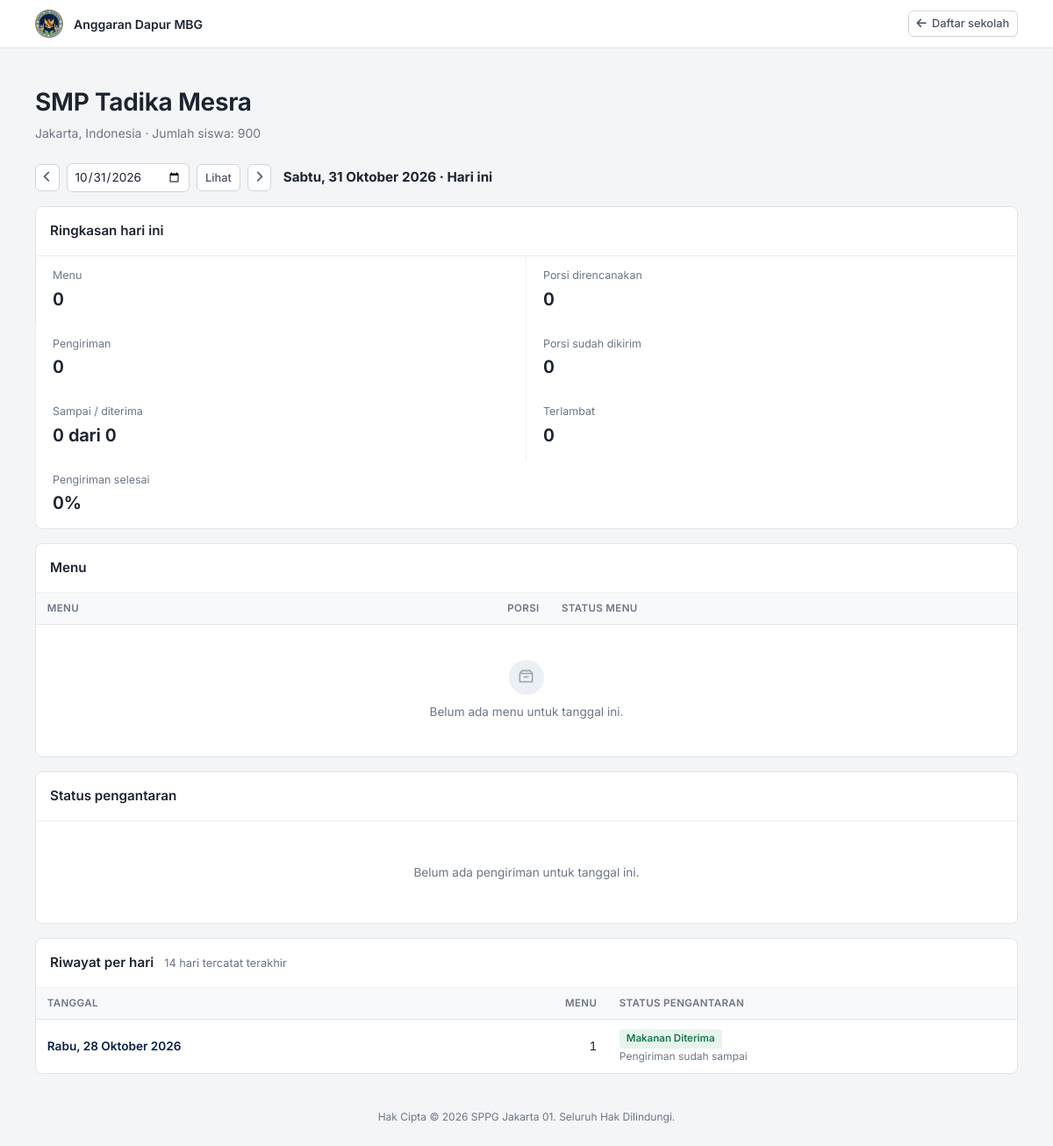
Page /sekolah/1 on the committed database.
### tables this page shows
CREATE TABLE `schools` (
  `id` int(10) UNSIGNED NOT NULL,
  `name` varchar(150) NOT NULL,
  `address` text NOT NULL,
  `whatsapp` varchar(20) NOT NULL,
  `daily_portions` int(10) UNSIGNED NOT NULL DEFAULT 0,
  `status` enum('active','inactive') NOT NULL DEFAULT 'active',
  `created_at` timestamp NOT NULL DEFAULT current_timestamp(),
  `updated_at` timestamp NOT NULL DEFAULT current_timestamp() ON UPDATE current_timestamp()
);

### app/Controllers/HomeController.php (called while the page is built, shortened)
<?php
class HomeController {
    private function maintenance(): void { maintenance_guard(); }
    function school(string $id): void {
        $this->maintenance();
        $sc = DB::one("SELECT id,name,address,daily_portions FROM schools WHERE id=? AND status='active'", [(int)$id]);
        $date = (string)($_GET['date'] ?? '');
        $valid = preg_match('/^(\d{4})-(\d{2})-(\d{2})$/', $date, $m) && checkdate((int)$m[2], (int)$m[3], (int)$m[1]);
        if (!$valid) $date = date('Y-m-d');
        $isToday = $date === date('Y-m-d');
        $menus = DB::all('SELECT * FROM school_menus WHERE school_id=? AND delivery_date=? ORDER BY id', [$sc['id'], $date]);
        $deliveries = DB::all('SELECT d.*, m.name menu_name FROM deliveries d JOIN school_menus m ON m.id=d.menu_id WHERE d.school_id=? AND d.delivery_date=? ORDER BY d.id', [$sc['id'], $date]);
        $day = ['deliveries' => count($deliveries), 'portions' => 0, 'sent' => 0, 'completed' => 0, 'late' => 0, 'planned' => 0];
        $day['percent'] = $day['deliveries'] ? (int)round($day['completed'] * 100 / $day['deliveries']) : 0;
        $dates = array_column(DB::all('SELECT dt FROM (SELECT delivery_date dt FROM school_menus WHERE school_id=? UNION SELECT delivery_date FROM deliveries WHERE school_id=?) x ORDER BY dt DESC LIMIT 14', [$sc['id'], $sc['id']]), 'dt');
        $days = [];
        if ($dates) {
            $in = implode(',', array_fill(0, count($dates), '?'));
            $mc = DB::pairs("SELECT delivery_date, COUNT(*) FROM school_menus WHERE school_id=? AND delivery_date IN ($in) GROUP BY delivery_date", [$sc['id'], ...$dates]);
            $ds = []; foreach (DB::all("SELECT delivery_date dt, status FROM deliveries WHERE school_id=? AND delivery_date IN ($in)", [$sc['id'], ...$dates]) as $r) $ds[$r['dt']][] = $r['status'];
            foreach ($dates as $dt) $days[] = ['date' => $dt, 'menus' => (int)($mc[$dt] ?? 0), 'statuses' => $ds[$dt] ?? []];
        }
        render('home/school', [
            'sc' => $sc, 'date' => $date, 'isToday' => $isToday, 'menus' => $menus, 'deliveries' => $deliveries, 'day' => $day, 'days' => $days,
            'prev' => date('Y-m-d', strtotime($date . ' -1 day')), 'next' => date('Y-m-d', strtotime($date . ' +1 day')),
            'title' => $sc['name'],
        ], 'layouts/plain');
    }
}

### app/bootstrap.php (called while the page is built, shortened)
<?php
require ROOT . '/app/helpers.php';
spl_autoload_register(function (string $c) {
    foreach (['Core', 'Controllers'] as $d) {
        $f = ROOT . "/app/$d/$c.php";
        if (is_file($f)) { require $f; return; }
    }
});
$router = new Router();
$router->dispatch($_SERVER['REQUEST_METHOD'] ?? 'GET', request_path());

### public/index.php (called while the page is built, shortened)
<?php
require ROOT . '/app/bootstrap.php';

### app/Core/DB.php (called while the page is built, shortened)
<?php
class DB {
    private static ?PDO $pdo = null;
    static function pdo(): PDO {
        if (!self::$pdo) {
            $dsn = sprintf('mysql:host=%s;port=%s;dbname=%s;charset=utf8mb4',
                env('DB_HOST', '127.0.0.1'), env('DB_PORT', '3306'), env('DB_NAME', 'company_management'));
            self::$pdo = new PDO($dsn, env('DB_USER', 'root'), env('DB_PASS', ''), [
                PDO::ATTR_ERRMODE => PDO::ERRMODE_EXCEPTION,
                PDO::ATTR_DEFAULT_FETCH_MODE => PDO::FETCH_ASSOC,
                PDO::ATTR_EMULATE_PREPARES => false,
            ]);
            self::$pdo->exec("SET time_zone = '+07:00'");
        }
        return self::$pdo;
    }
    static function q(string $sql, array $p = []): PDOStatement { $s = self::pdo()->prepare($sql); $s->execute($p); return $s; }
    static function all(string $sql, array $p = []): array { return self::q($sql, $p)->fetchAll(); }
    static function one(string $sql, array $p = []): ?array { $r = self::q($sql, $p)->fetch(); return $r ?: null; }
    static function pairs(string $sql, array $p = []): array { return self::q($sql, $p)->fetchAll(PDO::FETCH_KEY_PAIR); }
}

### resources/views/home/school.php (the view, shortened to what this page needs)
<?php $states = delivery_states(); $steps = array_keys($states); ?>
<header class="pub-head">
  <div class="pub-head-in">
    <?php if (setting('logo')): ?><img src="<?= e(url(setting('logo'))) ?>" alt=""><?php else: ?><span class="mark"><i class="fa-solid fa-building"></i></span><?php endif; ?>
    <div class="u-grow" style="font-weight:600"><?= e(setting('site_name')) ?></div>
    <a class="btn btn-ghost btn-sm" href="<?= e(url('/#daftar-sekolah')) ?>"><i class="fa-solid fa-arrow-left"></i> Daftar sekolah</a>
  </div>
</header>
<main class="pub-main">
  <h1><?= e($sc['name']) ?></h1>
  <p class="lead"><?= e($sc['address']) ?> · Jumlah siswa: <?= num($sc['daily_portions']) ?></p>
  <form class="pub-datebar" method="get" action="<?= e(url('/sekolah/' . $sc['id'])) ?>">
    <a class="btn btn-ghost btn-sm" href="?date=<?= e($prev) ?>" aria-label="Hari sebelumnya"><i class="fa-solid fa-chevron-left"></i></a>
    <input class="input input-sm input-auto" type="date" name="date" value="<?= e($date) ?>" aria-label="Pilih tanggal">
    <button class="btn btn-ghost btn-sm">Lihat</button>
    <a class="btn btn-ghost btn-sm" href="?date=<?= e($next) ?>" aria-label="Hari berikutnya"><i class="fa-solid fa-chevron-right"></i></a>
    <strong class="pub-datebar-label"><?= e(tgl_panjang($date)) ?><?= $isToday ? ' · Hari ini' : '' ?></strong>
  </form>
  <section class="panel panel-flush u-mb">
    <div class="panel-head"><h2 class="panel-title"><?= $isToday ? 'Ringkasan hari ini' : 'Ringkasan tanggal ini' ?></h2></div>
    <div class="metrics plain">
      <?= stat_card('', 'Menu', num(count($menus))) ?>
      <?= stat_card('', 'Porsi direncanakan', num($day['planned'])) ?>
      <?= stat_card('', 'Pengiriman', num($day['deliveries'])) ?>
      <?= stat_card('', 'Porsi sudah dikirim', num($day['sent'])) ?>
      <?= stat_card('', 'Sampai / diterima', num($day['completed']) . ' dari ' . num($day['deliveries'])) ?>
      <?= stat_card('', 'Terlambat', num($day['late']), '#b3261e', $day['late'] > 0) ?>
      <?= stat_card('', 'Pengiriman selesai', $day['percent'] . '%') ?>
    </div>
  </section>
  <section class="panel panel-flush u-mb">
    <div class="panel-head"><h2 class="panel-title">Menu</h2></div>
    <div class="table-wrap"><table class="tbl"><thead><tr><th>Menu</th><th class="num">Porsi</th><th>Status menu</th></tr></thead><tbody>
      <?php foreach ($menus as $mn): ?>
      <tr><td><strong><?= e($mn['name']) ?></strong><?php if ($mn['description']): ?><span class="sub"><?= e($mn['description']) ?></span><?php endif; ?></td><td class="num"><?= num($mn['portions']) ?></td><td><?= e(menu_status_label($mn['status'])) ?></td></tr>
      <?php endforeach; if (!$menus): ?><tr><td class="empty" colspan="3">Belum ada menu untuk tanggal ini.</td></tr><?php endif; ?>
    </tbody></table></div>
  </section>
  <section class="panel panel-flush u-mb">
    <div class="panel-head"><h2 class="panel-title">Status pengantaran</h2></div>
    <div class="panel-body pub-deliveries">
      <?php foreach ($deliveries as $d): $cur = (int)array_search($d['status'], $steps, true); ?>
      <article class="pub-delivery">
        <div class="pub-delivery-head">
          <div><strong><?= e($d['menu_name']) ?></strong><span class="u-muted u-small"> · <?= num($d['portions']) ?> porsi</span></div>
          <div><?= delivery_badge($d['status']) ?><?php if ($d['late']): ?> <span class="badge badge-red">Terlambat</span><?php endif; ?></div>
        </div>
        <ol class="pub-steps">
          <?php foreach ($steps as $i => $key): ?><li class="<?= $i < $cur ? 'done' : ($i === $cur ? 'now' : '') ?>"><span><?= e($states[$key]) ?></span></li><?php endforeach; ?>
        </ol>
        <div class="pub-times">
          <div><span class="u-muted">Estimasi tiba</span><b><?= $d['eta_arrival'] ? e(dmyhi($d['eta_arrival'])) : 'Estimasi belum tersedia' ?></b></div>
          <div><span class="u-muted">Aktual tiba</span><b><?= $d['arrived_at'] ? e(dmyhi($d['arrived_at'])) : 'Belum tiba' ?></b></div>
          <div><span class="u-muted">Aktual diterima</span><b><?= $d['received_at'] ? e(dmyhi($d['received_at'])) : 'Belum diterima' ?></b></div>
        </div>
        <?php if ($d['history']): ?>
        <div class="dist-timeline">
          <?php foreach ($d['history'] as $h): ?><div class="dist-timeline-item"><b><?= e($states[$h['status']] ?? $h['status']) ?></b><span><?= e(dmyhi($h['changed_at'])) ?></span><?php if ($h['note']): ?><small><?= e($h['note']) ?></small><?php endif; ?></div><?php endforeach; ?>
        </div>
        <?php endif; ?>
        <?php if ($d['notes']): ?><p class="u-small u-muted" style="margin:.6rem 0 0">Catatan: <?= e($d['notes']) ?></p><?php endif; ?>
      </article>
      <?php endforeach; if (!$deliveries): ?><p class="empty-note">Belum ada pengiriman untuk tanggal ini.</p><?php endif; ?>
    </div>
  </section>
  <section class="panel panel-flush">
    <div class="panel-head"><h2 class="panel-title">Riwayat per hari</h2><span class="panel-sub">14 hari tercatat terakhir</span></div>
    <div class="table-wrap"><table class="tbl"><thead><tr><th>Tanggal</th><th class="num">Menu</th><th>Status pengantaran</th></tr></thead><tbody>
      <?php foreach ($days as $r): ?>
      <tr<?= $r['date'] === $date ? ' class="pub-row-on"' : '' ?>><td><a class="school-name" href="?date=<?= e($r['date']) ?>"><?= e(tgl_panjang($r['date'])) ?></a></td><td class="num"><?= num($r['menus']) ?></td><td><?= delivery_day_summary($r['statuses']) ?></td></tr>
      <?php endforeach; if (!$days): ?><tr><td class="empty" colspan="3">Belum ada data menu atau pengantaran.</td></tr><?php endif; ?>
    </tbody></table></div>
  </section>
</main>
<footer class="pub-foot"><?= e(setting('footer_text')) ?></footer>

### app/Core/Router.php (shortened to what this page needs)
<?php
class Router {
    private array $routes = [];
    function add(string $m, string $path, array $h, ?string $perm = null, bool $public = false): void {
        $this->routes[] = compact('m', 're', 'h', 'perm', 'public');
    }
    function dispatch(string $method, string $path): void {
        foreach ($this->routes as $r) {
            if (!preg_match($r['re'], $path, $mt)) continue;
            array_shift($mt);
            $mt = array_map('urldecode', $mt);
            [$cls, $fn] = $r['h'];
            (new $cls())->$fn(...$mt);
            return;
        }
    }
}

### public/assets/css/app.css (style rules this page uses)
*,:after,:before { --tw-border-spacing-x:0;--tw-border-spacing-y:0;--tw-translate-x:0;--tw-translate-y:0;--tw-rotate:0;--tw-skew-x:0;--tw-skew-y:0;--tw-scale-x:1;--tw-scale-y:1;--tw-pan-x: ;--tw-pan-y: ;--tw-pinch-zoom: ;--tw-scroll-snap-strictness:proximity;--tw-gradient-from-position: ;--tw-gradient-via-position: ;--tw-gradient-to-position: ;--tw-ordinal: ;--tw-slashed-zero: ;--tw-numeric-figure: ;--tw-numeric-spacing: ;--tw-numeric-fraction: ;--tw-ring-inset: ;--tw-ring-offset-width:0px;--tw-ring-offset-color:#fff;--tw-ring-color:rgba(59,130,246,.5);--tw-ring-offset-shadow:0 0 #0000;--tw-ring-shadow:0 0 #0000;--tw-shadow:0 0 #0000;--tw-shadow-colored:0 0 #0000;--tw-blur: ;--tw-brightness: ;--tw-contrast: ;--tw-grayscale: ;--tw-hue-rotate: ;--tw-invert: ;--tw-saturate: ;--tw-sepia: ;--tw-drop-shadow: ;--tw-backdrop-blur: ;--tw-backdrop-brightness: ;--tw-backdrop-contrast: ;--tw-backdrop-grayscale: ;--tw-backdrop-hue-rotate: ;--tw-backdrop-invert: ;--tw-backdrop-opacity: ;--tw-backdrop-saturate: ;--tw-backdrop-sepia: ;--tw-contain-size: ;--tw-contain-layout: ;--tw-contain-paint: ;--tw-contain-style: }
*,:after,:before { box-sizing:border-box;border:0 solid #e5e7eb }
:after,:before { --tw-content:"" }
:host,html { line-height:1.5;-webkit-text-size-adjust:100%;-moz-tab-size:4;-o-tab-size:4;tab-size:4;font-family:ui-sans-serif,system-ui,sans-serif,Apple Color Emoji,Segoe UI Emoji,Segoe UI Symbol,Noto Color Emoji;font-feature-settings:normal;font-variation-settings:normal;-webkit-tap-highlight-color:transparent }
body { margin:0;line-height:inherit }
h1,h2,h3,h4,h5,h6 { font-size:inherit;font-weight:inherit }
a { color:inherit;text-decoration:inherit }
b,strong { font-weight:bolder }
table { text-indent:0;border-color:inherit;border-collapse:collapse }
button,input,optgroup,select,textarea { font-family:inherit;font-feature-settings:inherit;font-variation-settings:inherit;font-size:100%;font-weight:inherit;line-height:inherit;letter-spacing:inherit;color:inherit;margin:0;padding:0 }
button,select { text-transform:none }
button,input:where([type=button]),input:where([type=reset]),input:where([type=submit]) { -webkit-appearance:button;background-color:transparent;background-image:none }
blockquote,dd,dl,figure,h1,h2,h3,h4,h5,h6,hr,p,pre { margin:0 }
input::placeholder,textarea::placeholder { opacity:1;color:#9ca3af }
[role=button],button { cursor:pointer }
audio,canvas,embed,iframe,img,object,svg,video { display:block;vertical-align:middle }
img,video { max-width:100%;height:auto }

### rows in the picture
schools: name "SMP Tadika Mesra", address "Jakarta, Indonesia", daily_portions "900"

### other values in the picture
setting('site_name') "Anggaran Dapur MBG"
tgl_panjang($date) "Sabtu, 31 Oktober 2026"
$label "Menu Porsi direncanakan Pengiriman Porsi sudah dikirim Sampai / diterima Terlambat Pengiriman selesai"
$value "0 0 0 0 0 dari 0 0 0%"
tgl_panjang($r['date']) "Rabu, 28 Oktober 2026"
num($r['menus']) "1"
setting('footer_text') "Hak Cipta © 2026 SPPG Jakarta 01. Seluruh Hak Dilindungi."
